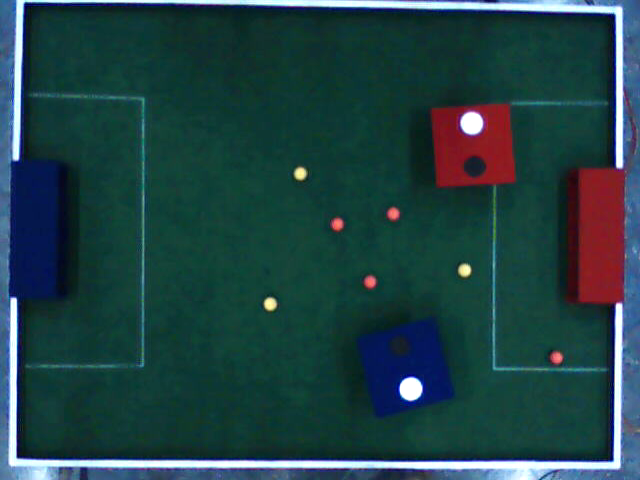
%> input picture matlab/IITMMobile/judgement day/gears - Copy/sample1.bmp, 640 x 480 px
$ octave testing_GoalPost.m   (GNU Octave 9; MATLAB toolbox functions it lacks are replaced by stand-ins)
%> lines starting %> are read from the running program, lines starting %| are printed output that depends on the picture; in (x1, y1, x2, y2) boxes, pixels count from 0 and x2, y2 are one past the last pixel; in counts of white or black regions, pixels touching at a corner belong together; the program's own positions count from 1
clc;close all;

global vid
global input_colored_image;
global size_input_colored_image;
global g_REDGoalPostCordiToTarget
global g_BLUEGoalPostCordiToTarget
global g_BW_RedGoalPost_Inv
global g_BW_BlueGoalPost_Inv
global g_BW_RedGoalPost
global g_BW_BlueGoalPost
global g_lengthOfGoalRegion

% distance from the goal post where robot will leave the ball
global g_minShootDist
global g_maxShootDist

% robot has run before shoot
% ?? can calculate by simulation
global g_runDistForShoot

% the cordi where robot start running for shoot the balls
global g_minShootCordisRedGoalPost
global g_maxShootCordisRedGoalPost
global g_minShootCordisBlueGoalPost
global g_maxShootCordisBlueGoalPost


%
global freeMovementndex
freeMovementndex = 1;
global g_numOfShootPtsAtOneSide
global g_maxAngleOfShoot %in degree

global g_BBLeftGoalPost; % bounding box used to for cropping image in ball_information
global g_BBRightGoalPost;
%% oparameters to change
g_lengthOfGoalRegion=120;

g_minShootDist = 60;
g_maxShootDist = 100;

g_runDistForShoot = 30;

g_numOfShootPtsAtOneSide = 3;
g_maxAngleOfShoot = 50;

% ???? ***g_minGoalPostArea=3000;
g_REDGoalPostCordiToTarget=[];
g_BLUEGoalPostCordiToTarget=[];

%% GoalPost Color values

global g_color_min_red_GoalPost
global g_color_max_red_GoalPost
global g_red_over_green_GoalPost_red
global g_red_over_blue_GoalPost_red

global g_color_min_blue_GoalPost
global g_color_max_blue_GoalPost
global g_blue_over_green_GoalPost_blue
global g_blue_over_red_GoalPost_blue


%red Goal Post
g_color_min_red_GoalPost = [50 0 0];
g_color_max_red_GoalPost = [255 70 50];
g_red_over_green_GoalPost_red = 30;
g_red_over_blue_GoalPost_red = 30;

%Blue Goal Post
g_color_min_blue_GoalPost = [0 0 70];
g_color_max_blue_GoalPost = [90 90 255];
g_blue_over_green_GoalPost_blue = 30 ;
g_blue_over_red_GoalPost_blue = 35;


%%
% input_colored_image=getsnapshot(vid);
input_colored_image=imread('sample1.bmp');
%> input_colored_image is the input picture: size 480x640x3 uint8; mean R, G, B 33.6, 66, 68.9
size_input_colored_image=size(input_colored_image);
%> size_input_colored_image = [480 640 3]
%% removing unnecessory part of arena
goalPostColoredInage=input_colored_image;

goalPostColoredInage(1:size_input_colored_image(1),...
    g_lengthOfGoalRegion+1:size_input_colored_image(2)-g_lengthOfGoalRegion,:)=0;
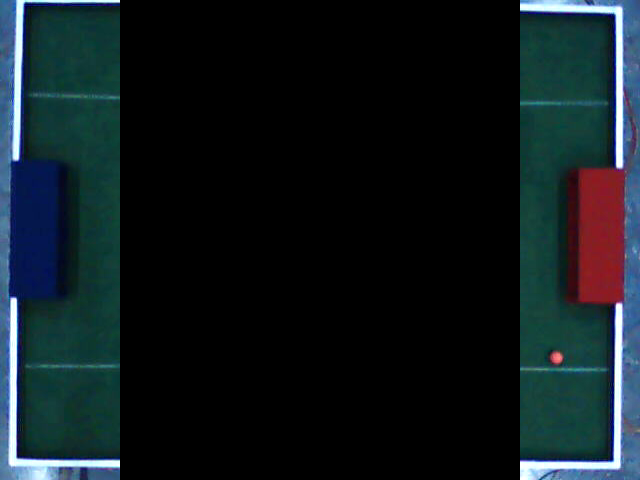
%> goalPostColoredInage: size 480x640x3 uint8; mean R, G, B 16.4, 26.5, 30.3
figure,imshow(goalPostColoredInage);
%% intiating the shooti coodinates
g_minShootCordisRedGoalPost    = zeros(g_numOfShootPtsAtOneSide*2+1,2);
g_maxShootCordisRedGoalPost    = zeros(g_numOfShootPtsAtOneSide*2+1,2);
g_minShootCordisBlueGoalPost   = zeros(g_numOfShootPtsAtOneSide*2+1,2);
g_maxShootCordisBlueGoalPost   = zeros(g_numOfShootPtsAtOneSide*2+1,2);

minShootDist = g_minShootDist+g_runDistForShoot;
maxShootDist = g_maxShootDist+g_runDistForShoot;
if(g_numOfShootPtsAtOneSide~=0)
    stepAngle = g_maxAngleOfShoot / g_numOfShootPtsAtOneSide;
end
%making points
minShootPts = zeros(g_numOfShootPtsAtOneSide*2+1,2);
maxShootPts = zeros(g_numOfShootPtsAtOneSide*2+1,2);

minShootPts(1,:) =[minShootDist 0];
maxShootPts(1,:) =[maxShootDist 0];
for pointCount = 1:g_numOfShootPtsAtOneSide
    t = stepAngle * pointCount;
    minShootPts(pointCount*2,:)  = [cosd(t) sind(t)]*minShootDist;
    minShootPts(pointCount*2+1,:)= [cosd(t) -sind(t)]*minShootDist;

    maxShootPts(pointCount*2,:)  = [cosd(t) sind(t)]*maxShootDist;
    maxShootPts(pointCount*2+1,:)= [cosd(t) -sind(t)]*maxShootDist;

end


%% Color 1. RED Goal post

BWRed=((goalPostColoredInage(:,:,1)>=goalPostColoredInage(:,:,2)+g_red_over_green_GoalPost_red) ...
    &((goalPostColoredInage(:,:,1)>=goalPostColoredInage(:,:,3)+g_red_over_blue_GoalPost_red)) ...
    &((goalPostColoredInage(:,:,1)>=g_color_min_red_GoalPost(1))) ...
    &((goalPostColoredInage(:,:,2)<=g_color_max_red_GoalPost(2))) ...
    &((goalPostColoredInage(:,:,3)<=g_color_max_red_GoalPost(3))));
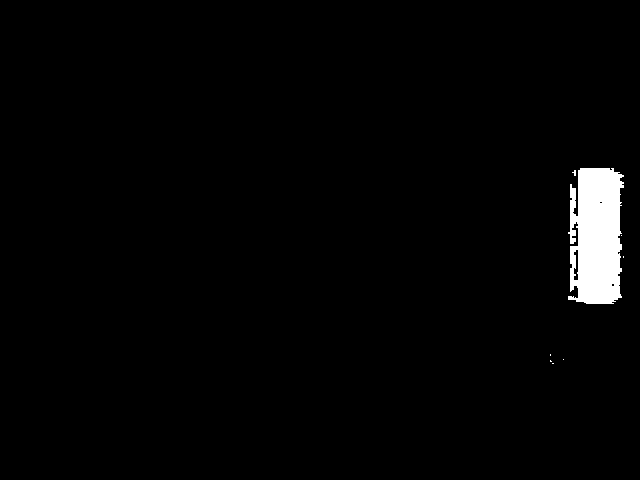
%> BWRed: size 480x640 logical; 2.1% white; 8 white regions (7 under 20 px), largest, box (x1, y1, x2, y2) and area: (568, 168, 624, 304) 6299

BWRed=imclose(BWRed, strel('square',5));
%> BWRed: size 480x640 logical; 2.2% white; 4 white regions (3 under 20 px)

[LabledImageRed,NRed] = bwlabel(BWRed,8);
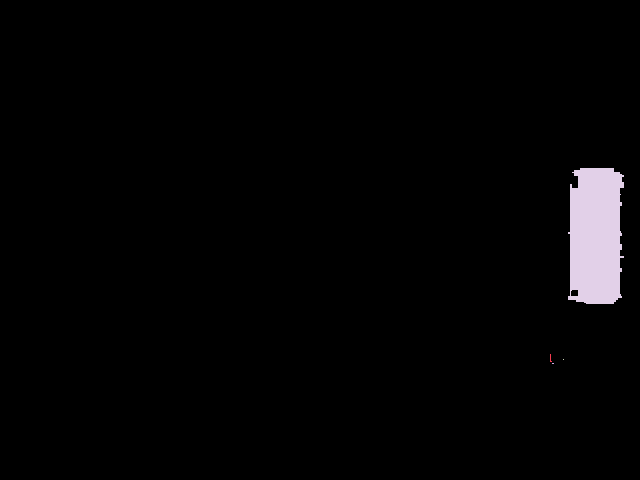
%> LabledImageRed: size 480x640 double; 5 distinct labels, from 0 to 4; one colour per label, 0 black
%> NRed = 4
if(NRed==0)
    error('no red color detected')
end
regionPropertiesRed = regionprops(LabledImageRed,'Area','BoundingBox','FilledImage');
%> regionPropertiesRed = 4 regions; box (x1, y1, x2, y2) and Area: (568, 168, 624, 304) 6646, (550, 354, 552, 362) 9, (552, 363, 554, 364) 2, (563, 359, 564, 360) 1

if(NRed~=1)
    AreaArrayRed=zeros(NRed,1);
    for count=1:NRed
        AreaArrayRed(count) = regionPropertiesRed(count).Area;
    end
%> this loop made 4 passes
%> after the loop, AreaArrayRed = [9; 2; 1; 6646]

    [maxAreaRed indexRed] = max(AreaArrayRed);
%> maxAreaRed = 6646; indexRed = 4
    bbRed       =  max(floor(regionPropertiesRed(indexRed).BoundingBox),[1,1,1,1]);
%> bbRed = [568 168 56 136]
    filledImageRed = regionPropertiesRed(indexRed).FilledImage;
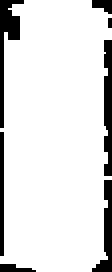
%> filledImageRed: size 136x56 logical (shown 2 times larger); 87.8% white; 7 black regions (1 under 20 px), largest, box (x1, y1, x2, y2) and area: (0, 0, 12, 64) 258, (52, 20, 56, 88) 243, (46, 90, 56, 136) 194, (0, 66, 2, 128) 124, (46, 0, 56, 7) 50, (0, 132, 18, 136) 50
else
    bbRed =  max(floor(regionPropertiesRed.BoundingBox),[1,1,1,1]);
    filledImageRed = regionPropertiesRed.FilledImage;
end

if(bbRed(1) < g_lengthOfGoalRegion)
    g_REDGoalPostCordiToTarget = [bbRed(1)+bbRed(3),bbRed(2)+bbRed(4)/2 ];
    g_minShootCordisRedGoalPost = [g_REDGoalPostCordiToTarget(1) + minShootPts(:,1) ,g_REDGoalPostCordiToTarget(2) + minShootPts(:,2)];
    g_maxShootCordisRedGoalPost = [g_REDGoalPostCordiToTarget(1) + maxShootPts(:,1) ,g_REDGoalPostCordiToTarget(2) + maxShootPts(:,2)];
    g_BBLeftGoalPost = bbRed;

else
    g_REDGoalPostCordiToTarget = [bbRed(1),bbRed(2)+bbRed(4)/2 ];
%> g_REDGoalPostCordiToTarget = [568 236]
    g_minShootCordisRedGoalPost = [g_REDGoalPostCordiToTarget(1) - minShootPts(:,1) ,g_REDGoalPostCordiToTarget(2) + minShootPts(:,2)];
%> g_minShootCordisRedGoalPost = [478 236; 481.8 261.8; 481.8 210.2; 492.8 285.5; 492.8 186.5; 510.1 304.9; 510.1 167.1]
    g_maxShootCordisRedGoalPost = [g_REDGoalPostCordiToTarget(1) - maxShootPts(:,1) ,g_REDGoalPostCordiToTarget(2) + maxShootPts(:,2)];
%> g_maxShootCordisRedGoalPost = [438 236; 443.5 273.3; 443.5 198.7; 459.4 307.4; 459.4 164.6; 484.4 335.6; 484.4 136.4]
    g_BBRightGoalPost = bbRed;
%> g_BBRightGoalPost = [568 168 56 136]
end
if(bbRed(1)<=0)bbRed(1)=1;end
if(bbRed(2)<=0)bbRed(2)=1;end


g_BW_RedGoalPost = logical(zeros([size_input_colored_image(1) size_input_colored_image(2)]));
g_BW_RedGoalPost(bbRed(2):bbRed(2)+bbRed(4)-1,bbRed(1):bbRed(1)+bbRed(3)-1) = filledImageRed;
%> g_BW_RedGoalPost: size 480x640 logical; 2.2% white; 1 white region, box (x1, y1, x2, y2) and area: (567, 167, 623, 303) 6687
g_BW_RedGoalPost_Inv = ~g_BW_RedGoalPost;

figure,imshow(g_BW_RedGoalPost);
hold on

plot(g_REDGoalPostCordiToTarget(1),g_REDGoalPostCordiToTarget(2),'rx')
plot(g_minShootCordisRedGoalPost(:,1),g_minShootCordisRedGoalPost(:,2),'wo')
plot(g_maxShootCordisRedGoalPost(:,1),g_maxShootCordisRedGoalPost(:,2),'bs')

%% Color 2. BLUE Goal post

BWBlue = ((goalPostColoredInage(:,:,3)>=goalPostColoredInage(:,:,1)+g_blue_over_red_GoalPost_blue) ...
    &((goalPostColoredInage(:,:,3)>=goalPostColoredInage(:,:,2)+g_blue_over_green_GoalPost_blue)) ...
    &((goalPostColoredInage(:,:,3)>=g_color_min_blue_GoalPost(3))) ...
    &((goalPostColoredInage(:,:,2)<=g_color_max_blue_GoalPost(2))) ...
    &((goalPostColoredInage(:,:,1)<=g_color_max_blue_GoalPost(1))));
%> BWBlue: size 480x640 logical; 3.4% white; 156 white regions (130 under 20 px), largest, box (x1, y1, x2, y2) and area: (8, 3, 120, 460) 7141, (520, 11, 616, 168) 587, (520, 359, 614, 462) 447

BWBlue=imclose(BWBlue, strel('square',5));
%> BWBlue: size 480x640 logical; 3.7% white; 68 white regions (44 under 20 px)

[LabledImageBlue,NBlue] = bwlabel(BWBlue,8);
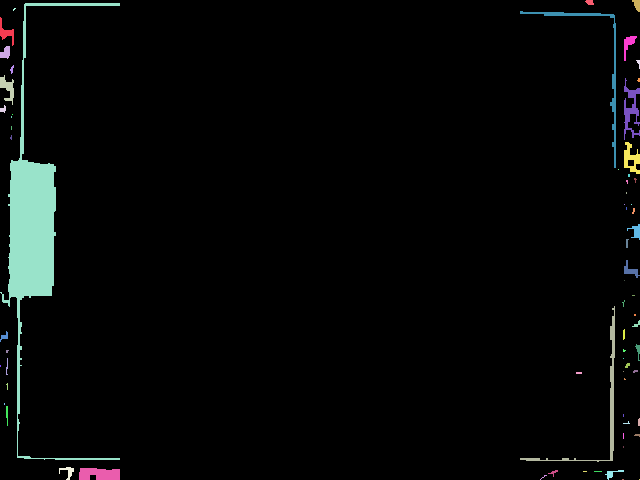
%> LabledImageBlue: size 480x640 double; 69 distinct labels, from 0 to 68; one colour per label, 0 black
%> NBlue = 68
if(NBlue==0)
    error('no red color detected')
end
regionPropertiesBlue = regionprops(LabledImageBlue,'Area','BoundingBox','FilledImage');
%> regionPropertiesBlue = 68 regions; largest, box (x1, y1, x2, y2) and Area: (0, 3, 120, 460) 7394, (520, 306, 615, 462) 702, (520, 11, 616, 168) 666, (79, 468, 120, 480) 429, (624, 78, 640, 140) 401

if(NBlue~=1)
    AreaArrayBlue  = zeros(NBlue,1);
    for count=1:NBlue
        AreaArrayBlue(count) = regionPropertiesBlue(count).Area;
    end
%> this loop made 68 passes
%> after the loop, AreaArrayBlue = 68 values, max 7394 at index 5, min 1 at index 17, mean 167.3

    [maxAreaBlue indexBlue] = max(AreaArrayBlue);
%> maxAreaBlue = 7394; indexBlue = 5
    bbBlue =  max(floor(regionPropertiesBlue(indexBlue).BoundingBox),[1,1,1,1]);
%> bbBlue = [1 3 120 457]
    filledImageBlue = regionPropertiesBlue(indexBlue).FilledImage;
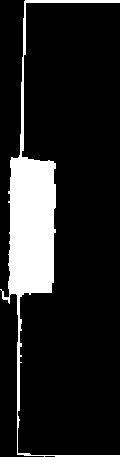
%> filledImageBlue: size 457x120 logical; 13.5% white; 1 white region, box (x1, y1, x2, y2) and area: (0, 0, 120, 457) 7394
else
    bbBlue =  max(floor(regionPropertiesBlue.BoundingBox),[1,1,1,1]);
    filledImageBlue = regionPropertiesBlue.FilledImage;
end

if(bbBlue(1) < g_lengthOfGoalRegion)
    g_BLUEGoalPostCordiToTarget = [bbBlue(1)+bbBlue(3),bbBlue(2)+bbBlue(4)/2 ];
%> g_BLUEGoalPostCordiToTarget = [121 231.5]
    g_minShootCordisBlueGoalPost = [g_BLUEGoalPostCordiToTarget(1) + minShootPts(:,1) ,g_BLUEGoalPostCordiToTarget(2) + minShootPts(:,2)];
%> g_minShootCordisBlueGoalPost = [211 231.5; 207.2 257.3; 207.2 205.7; 196.2 281; 196.2 182; 178.9 300.4; 178.9 162.6]
    g_maxShootCordisBlueGoalPost = [g_BLUEGoalPostCordiToTarget(1) + maxShootPts(:,1) ,g_BLUEGoalPostCordiToTarget(2) + maxShootPts(:,2)];
%> g_maxShootCordisBlueGoalPost = [251 231.5; 245.5 268.8; 245.5 194.2; 229.6 302.9; 229.6 160.1; 204.6 331.1; 204.6 131.9]
    g_BBLeftGoalPost = bbBlue;
%> g_BBLeftGoalPost = [1 3 120 457]
else
    g_BLUEGoalPostCordiToTarget = [bbBlue(1),bbBlue(2)+bbBlue(4)/2 ];
    g_minShootCordisBlueGoalPost = [g_BLUEGoalPostCordiToTarget(1) - minShootPts(:,1) ,g_BLUEGoalPostCordiToTarget(2) + minShootPts(:,2)];
    g_maxShootCordisBlueGoalPost = [g_BLUEGoalPostCordiToTarget(1) - maxShootPts(:,1) ,g_BLUEGoalPostCordiToTarget(2) + maxShootPts(:,2)];
    g_BBRightGoalPost = bbBlue;
end

g_BW_BlueGoalPost = logical(zeros([size_input_colored_image(1) size_input_colored_image(2)]));
g_BW_BlueGoalPost(bbBlue(2):bbBlue(2)+bbBlue(4)-1,bbBlue(1):bbBlue(1)+bbBlue(3)-1) = filledImageBlue;
%> g_BW_BlueGoalPost: size 480x640 logical; 2.4% white; 1 white region, box (x1, y1, x2, y2) and area: (0, 2, 120, 459) 7394
g_BW_BlueGoalPost_Inv = ~g_BW_BlueGoalPost;

figure,imshow(g_BW_BlueGoalPost);
hold on
plot(g_BLUEGoalPostCordiToTarget(1),g_BLUEGoalPostCordiToTarget(2),'bx')
plot(g_minShootCordisBlueGoalPost(:,1),g_minShootCordisBlueGoalPost(:,2),'go')
plot(g_maxShootCordisBlueGoalPost(:,1),g_maxShootCordisBlueGoalPost(:,2),'ys')
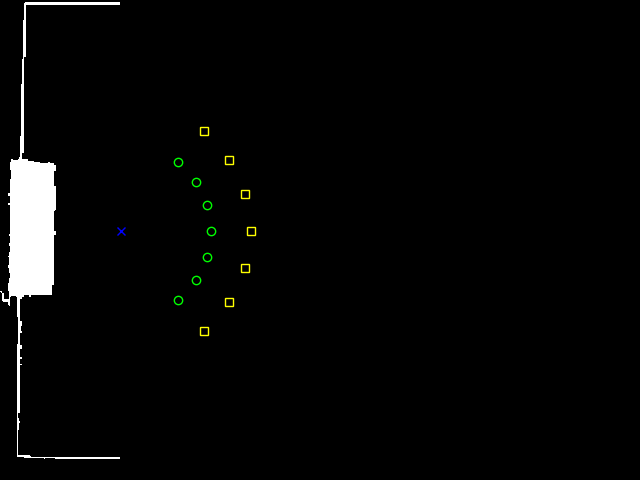
%> figure redrawn from the program's plot data


return
